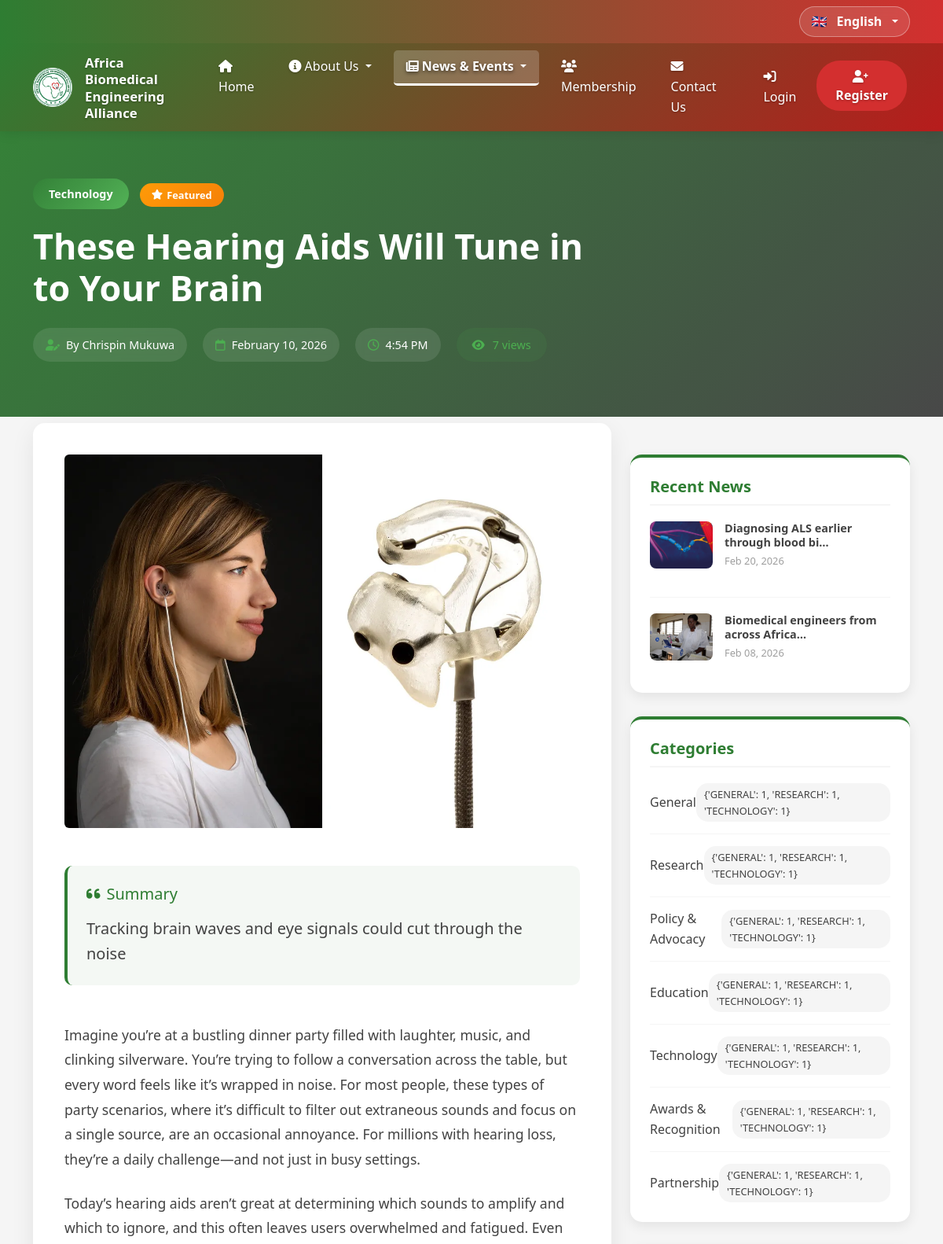
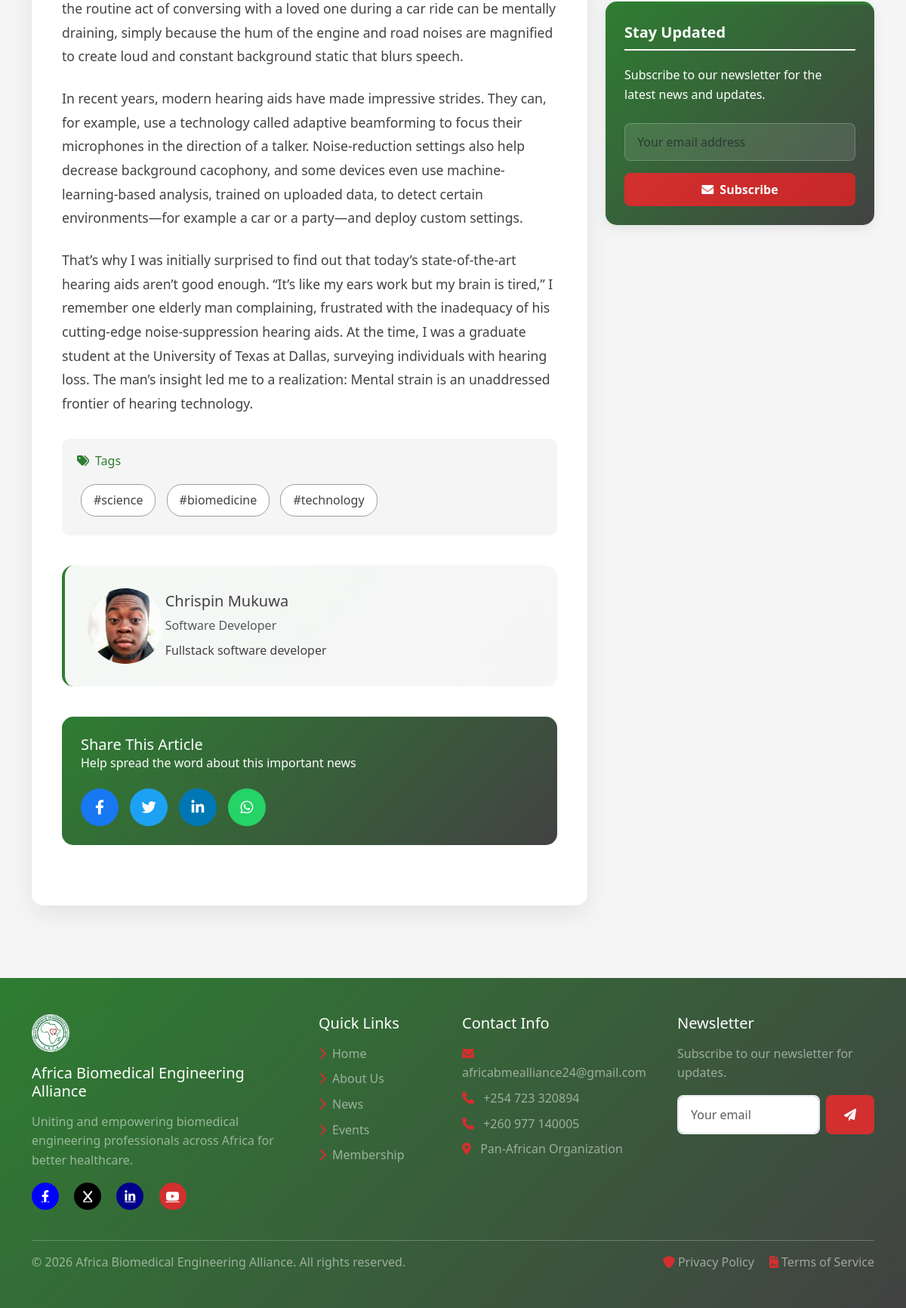
Screenshot of /news/These-Hearing-Aids-Will-Tune-in-to-Your-Brain/ with the database file from the repository (2 pictures, top to bottom).
### abea_app/models.py (models this page shows, shortened)
class News(models.Model):
    NEWS_CATEGORY_CHOICES = [
        ('GENERAL', _('General')),
        ('RESEARCH', _('Research')),
        ('POLICY', _('Policy & Advocacy')),
        ('EDUCATION', _('Education')),
        ('TECHNOLOGY', _('Technology')),
        ('AWARD', _('Awards & Recognition')),
        ('PARTNERSHIP', _('Partnership')),
    ]
    title = models.CharField(_('Title'), max_length=200)
    content = models.TextField(_('Content'))
    excerpt = models.TextField(_('Excerpt'), max_length=500, blank=True)
    category = models.CharField(_('Category'), max_length=50, choices=NEWS_CATEGORY_CHOICES)
    image = models.ImageField(_('News Image'), upload_to='news/', blank=True)
    thumbnail = models.ImageField(_('Thumbnail'), upload_to='news/thumbnails/', blank=True)
    is_published = models.BooleanField(_('Published'), default=False)
    is_featured = models.BooleanField(_('Featured'), default=False)
    publish_date = models.DateTimeField(_('Publish Date'), auto_now_add=True)
    slug = models.SlugField(_('Slug'), unique=True, max_length=250)
    meta_description = models.CharField(_('Meta Description'), max_length=300, blank=True)
    tags = models.CharField(_('Tags'), max_length=500, blank=True, help_text=_('Comma-separated tags'))
    views = models.PositiveIntegerField(_('Views'), default=0)
    created_at = models.DateTimeField(auto_now_add=True)
    updated_at = models.DateTimeField(auto_now=True)
    author = models.ForeignKey(User, on_delete=models.SET_NULL, null=True, related_name='news_articles')
    class Meta:
        verbose_name = _('News')
        verbose_name_plural = _('News')
        ordering = ['-publish_date']

### accounts_app/models.py (models this page shows, shortened)
class CustomUser(AbstractUser):
    SOCIAL_FIELDS = ('facebook_url', 'linkedin_url', 'x_url')
    email = models.EmailField(
        _('email address'),
        unique=True,
        blank=False,
        null=False,
        error_messages={
            'unique': _("A user with that email already exists."),
        }
    )
    username = models.CharField(
        _('username'),
        max_length=150,
        blank=True,  # Make it optional since we use email
        null=True,
        unique=False,
        help_text=_('Required. 150 characters or fewer. Letters, digits and @/./+/-/_ only.'),
    )
    title = models.CharField(_('Title'), max_length=10, blank=True,
                             choices=[('Dr.', 'Dr.'), ('Prof.', 'Prof.'), ('Eng.', 'Eng.'), ('Mr.', 'Mr.'), ('Ms.', 'Ms.')])
    phone = models.CharField(_('Phone Number'), max_length=20, blank=True)
    professional_id = models.CharField(_('Professional ID'), max_length=50, blank=True)
    specialization = models.CharField(_('Specialization'), max_length=100, blank=True)
    institution = models.CharField(_('Institution/Organization'), max_length=200, blank=True)
    position = models.CharField(_('Position'), max_length=100, blank=True)
    country = models.CharField(_('Country'), max_length=100, blank=True)
    city = models.CharField(_('City'), max_length=100, blank=True)
    address = models.TextField(_('Address'), blank=True)
    profile_picture = models.ImageField(_('Profile Picture'), upload_to='profile_pics/', blank=True)
    bio = models.TextField(_('Biography'), blank=True)
    facebook_url = models.URLField(_('Facebook URL'), blank=True, null=True)
    linkedin_url = models.URLField(_('LinkedIn URL'), blank=True, null=True)
    x_url = models.URLField(_('X URL'), blank=True, null=True)
    membership_type = models.CharField(_('Membership Type'), max_length=50, blank=True,
                                       choices=[('FULL', 'Full Member'), ('AFFILIATE', 'Affiliate Member'),
                                                ('ASSOCIATE', 'Associate Member'), ('HONORARY', 'Honorary Member')])
    membership_status = models.CharField(_('Membership Status'), max_length=20, default='PENDING', blank=True,
                                         choices=[('ACTIVE', 'Active'), ('PENDING', 'Pending'),
                                                  ('EXPIRED', 'Expired'), ('SUSPENDED', 'Suspended')])
    membership_date = models.DateField(_('Membership Date'), null=True, blank=True)
    membership_expiry = models.DateField(_('Membership Expiry'), null=True, blank=True)
    payment_method = models.CharField(_('Preferred Payment Method'), max_length=50, blank=True)
    language = models.CharField(_('Preferred Language'), max_length=10, default='en', blank=True, choices=[('en', 'English'), ('fr', 'French')])
    is_verified = models.BooleanField(_('Verified'), default=False)
    verification_date = models.DateTimeField(_('Verification Date'), null=True, blank=True)
    created_at = models.DateTimeField(auto_now_add=True)
    updated_at = models.DateTimeField(auto_now=True)
    USERNAME_FIELD = 'email'
    REQUIRED_FIELDS = []  # No required fields for createsuperuser command
    class Meta:
        verbose_name = _('User')
        verbose_name_plural = _('Users')

### abea_app/views.py (the view)
# urls.py: path('news/<slug:slug>/', views.news_detail_view, name='news_detail'),
def news_detail_view(request, slug):
    news = get_object_or_404(News, slug=slug, is_published=True)
    news.views += 1
    news.save(update_fields=['views'])
    related_news = News.objects.filter(
        is_published=True,
        category=news.category
    ).exclude(id=news.id).order_by('-publish_date')[:3]
    recent_news = News.objects.filter(
        is_published=True
    ).exclude(id=news.id).order_by('-publish_date')[:5]
    tags_list = [tag.strip() for tag in news.tags.split(',')] if news.tags else []
    category_counts = News.objects.filter(
        is_published=True
    ).values('category').annotate(count=Count('category'))
    category_counts_dict = {item['category']: item['count'] for item in category_counts}
    context = {
        'news': news,
        'related_news': related_news,
        'recent_news': recent_news,
        'tags_list': tags_list,
        'news_categories': News.NEWS_CATEGORY_CHOICES,
        'category_counts': category_counts_dict,
        'page_title': news.title,
    }
    return render(request, 'abea_app/news_detail.html', context)

### templates/abea_app/news_detail.html (shortened to what this page needs)
{% extends 'base.html' %}
{% load static %}
{% load i18n %}
{% block content %}
<section class="news-hero">
    <div class="container">
        <div class="row">
            <div class="col-lg-8">
                <div class="category-badge">
                    {{ news.get_category_display }}
                </div>
                {% if news.is_featured %}
                <span class="featured-badge">
                    <i class="fas fa-star"></i> {% trans "Featured" %}
                </span>
                {% endif %}
                <h1 class="news-title">{{ news.title }}</h1>
                <div class="news-meta">
                    {% if news.author %}
                    <div class="news-meta-item">
                        <i class="fas fa-user-edit"></i>
                        <span>{% trans "By" %} {{ news.author.get_full_name|default:news.author.username }}</span>
                    </div>
                    {% endif %}
                    <div class="news-meta-item">
                        <i class="far fa-calendar"></i>
                        <span>{{ news.publish_date|date:"F j, Y" }}</span>
                    </div>
                    <div class="news-meta-item">
                        <i class="far fa-clock"></i>
                        <span>{{ news.publish_date|date:"g:i A" }}</span>
                    </div>
                    <div class="news-meta-item view-counter">
                        <i class="fas fa-eye"></i>
                        <span>{{ news.views }} {% trans "views" %}</span>
                    </div>
                </div>
            </div>
        </div>
    </div>
</section>
<section class="py-5">
    <div class="container">
        <div class="row">
            <div class="col-lg-8">
                <div class="news-content-card">
                    {% if news.image %}
                    <div class="mb-5 text-center">
                        <img src="{{ news.image.url }}" alt="{{ news.title }}"
                             class="img-fluid rounded" style="max-height: 500px; width: 100%; object-fit: cover;">
                    </div>
                    {% endif %}
                    {% if news.excerpt %}
                    <div class="mb-5 p-4" style="background-color: rgba(46, 125, 50, 0.05); border-radius: 10px; border-left: 4px solid var(--primary-green);">
                        <h5 class="mb-3" style="color: var(--primary-green);">
                            <i class="fas fa-quote-left me-2"></i>{% trans "Summary" %}
                        </h5>
                        <p class="mb-0 lead">{{ news.excerpt }}</p>
                    </div>
                    {% endif %}
                    <div class="news-content">
                        {{ news.content|linebreaks }}
                    </div>
                    {% if news.tags %}
                    <div class="tags-container">
                        <h6 class="mb-3" style="color: var(--primary-green);">
                            <i class="fas fa-tags me-2"></i>{% trans "Tags" %}
                        </h6>
                        <div>
                            {% for tag in tags_list %}
                            <a href="{% url 'news_list' %}?tag={{ tag|urlencode }}" class="tag-badge">
                                #{{ tag }}
                            </a>
                            {% endfor %}
                        </div>
                    </div>
                    {% endif %}
                    {% if news.author %}
                    <div class="author-card">
                        <div class="row align-items-center">
                            <div class="col-md-2 text-center">
                                {% if news.author.profile_picture %}
                                <img src="{{ news.author.profile_picture.url }}"
                                     alt="{{ news.author.get_full_name }}"
                                     class="rounded-circle mb-3 mb-md-0"
                                     style="width: 100px; height: 100px; object-fit: cover;">
                                {% else %}
                                <div class="rounded-circle d-flex align-items-center justify-content-center mx-auto mb-3 mb-md-0"
                                     style="width: 100px; height: 100px; background: linear-gradient(135deg, var(--primary-green), var(--dark-gray)); color: white;">
                                    <i class="fas fa-user fa-2x"></i>
                                </div>
                                {% endif %}
                            </div>
                            <div class="col-md-10">
                                <h5 class="mb-2">{{ news.author.get_full_name|default:news.author.username }}</h5>
                                {% if news.author.position %}
                                <p class="text-muted mb-2">{{ news.author.position }}</p>
                                {% endif %}
                                {% if news.author.bio %}
                                <p class="mb-0">{{ news.author.bio|truncatewords:50 }}</p>
                                {% endif %}
                            </div>
                        </div>
                    </div>
                    {% endif %}
                    <div class="share-container">
                        <h5 class="mb-0">{% trans "Share This Article" %}</h5>
                        <p class="mb-0 opacity-90">{% trans "Help spread the word about this important news" %}</p>
                        <div class="social-share">
                            <a href="https://www.facebook.com/sharer/sharer.php?u={{ request.build_absolute_uri }}"
                               target="_blank" class="social-share-btn share-facebook" title="{% trans 'Share on Facebook' %}">
                                <i class="fab fa-facebook-f"></i>
                            </a>
                            <a href="https://twitter.com/intent/tweet?url={{ request.build_absolute_uri }}&text={{ news.title }}"
                               target="_blank" class="social-share-btn share-twitter" title="{% trans 'Share on Twitter' %}">
                                <i class="fab fa-twitter"></i>
                            </a>
                            <a href="https://www.linkedin.com/shareArticle?mini=true&url={{ request.build_absolute_uri }}&title={{ news.title }}"
                               target="_blank" class="social-share-btn share-linkedin" title="{% trans 'Share on LinkedIn' %}">
                                <i class="fab fa-linkedin-in"></i>
                            </a>
                            <a href="https://wa.me/?text={{ news.title }}%20{{ request.build_absolute_uri }}"
                               target="_blank" class="social-share-btn share-whatsapp" title="{% trans 'Share on WhatsApp' %}">
                                <i class="fab fa-whatsapp"></i>
                            </a>
                        </div>
                    </div>
                </div>
            </div>
            <div class="col-lg-4">
                <div class="sidebar-card">
                    <h5 class="sidebar-title">{% trans "Recent News" %}</h5>
                    {% for recent in recent_news %}
                    <a href="{% url 'news_detail' recent.slug %}" class="recent-news-item">
                        {% if recent.thumbnail %}
                        <img src="{{ recent.thumbnail.url }}" alt="{{ recent.title }}" class="recent-news-img">
                        {% elif recent.image %}
                        <img src="{{ recent.image.url }}" alt="{{ recent.title }}" class="recent-news-img">
                        {% else %}
                        <div class="recent-news-img d-flex align-items-center justify-content-center"
                             style="background: linear-gradient(135deg, var(--light-gray), var(--medium-gray));">
                            <i class="fas fa-newspaper" style="color: var(--primary-green);"></i>
                        </div>
                        {% endif %}
                        <div>
                            <h6 class="recent-news-title">{{ recent.title|truncatechars:40 }}</h6>
                            <p class="recent-news-date">{{ recent.publish_date|date:"M d, Y" }}</p>
                        </div>
                    </a>
                    {% endfor %}
                </div>
                <div class="sidebar-card">
                    <h5 class="sidebar-title">{% trans "Categories" %}</h5>
                    <ul class="category-list">
                        {% for category_key, category_label in news_categories %}
                        <li class="category-item">
                            <a href="{% url 'news_list' %}?category={{ category_key }}" class="category-link">
                                {{ category_label }}
                            </a>
                            <span class="category-count">
                                {{ category_counts|default:0 }}
                            </span>
                        </li>
                        {% endfor %}
                    </ul>
                </div>
                <div class="sidebar-card" style="background: linear-gradient(135deg, var(--primary-green), var(--dark-gray)); color: white;">
                    <h5 class="sidebar-title" style="color: white;">{% trans "Stay Updated" %}</h5>
                    <p class="mb-4">{% trans "Subscribe to our newsletter for the latest news and updates." %}</p>
                    <form id="newsletterSidebarForm" class="newsletter-form">
                        <div class="mb-3">
                            <input type="email" class="form-control" placeholder="{% trans 'Your email address' %}" required
                                   style="background: rgba(255, 255, 255, 0.1); border: 1px solid rgba(255, 255, 255, 0.2); color: white;">
                        </div>
                        <button type="submit" class="btn w-100 fw-bold"
                                style="background: linear-gradient(135deg, var(--accent-red), #c62828); color: white; padding: 10px;">
                            <i class="fas fa-envelope me-2"></i>{% trans "Subscribe" %}
                        </button>
                    </form>
                </div>
            </div>
        </div>
    </div>
</section>
{% endblock %}

### rows the page displays
News: category "Technology", title "These Hearing Aids Will Tune in to Your Brain", author.get_full_name "Chrispin Mukuwa", publish_date "February 10, 2026", publish_date "4:54 PM", views "7", image (picture), excerpt "Tracking brain waves and eye signals could cut through the noise", content "Imagine you’re at a bustling dinner party filled with laughter, music, and clinking silverware. You’re trying to follow a conversation across the table, but every word feels like it’s wrapped in noise. For most people, these types of party scenarios, where it’s difficult to filter out extraneous sounds and focus on a single source, are an occasional annoyance. For millions with hearing loss, they’re a daily challenge—and not just in busy settings. Today’s hearing aids aren’t great at determining which sounds to amplify and which to ignore, and this often leaves users overwhelmed and fatigued. Even the routine act of conversing with a loved one during a car ride can be mentally draining,…", author.profile_picture (picture), author.position "Software Developer", author.bio "Fullstack software developer"
News: image (picture), title "Diagnosing ALS earlier through blood bi…", publish_date "Feb 20, 2026"
News: image (picture), title "Biomedical engineers from across Africa…", publish_date "Feb 08, 2026"

### other values shown
{{ current_language_meta.flag }} "🇬🇧"
{{ current_language_meta.native_name }} "English"
{{ tag }} "science" "biomedicine" "technology"
{{ category_label }} "General" "Research" "Policy & Advocacy" "Education" "Technology" "Awards & Recognition" "Partnership"
{{ category_counts|default:0 }} "{'GENERAL': 1, 'RESEARCH': 1, 'TECHNOLOGY': 1}" "{'GENERAL': 1, 'RESEARCH': 1, 'TECHNOLOGY': 1}" "{'GENERAL': 1, 'RESEARCH': 1, 'TECHNOLOGY': 1}" "{'GENERAL': 1, 'RESEARCH': 1, 'TECHNOLOGY': 1}" "{'GENERAL': 1, 'RESEARCH': 1, 'TECHNOLOGY': 1}" "{'GENERAL': 1, 'RESEARCH': 1, 'TECHNOLOGY': 1}" "{'GENERAL': 1, 'RESEARCH': 1, 'TECHNOLOGY': 1}"
